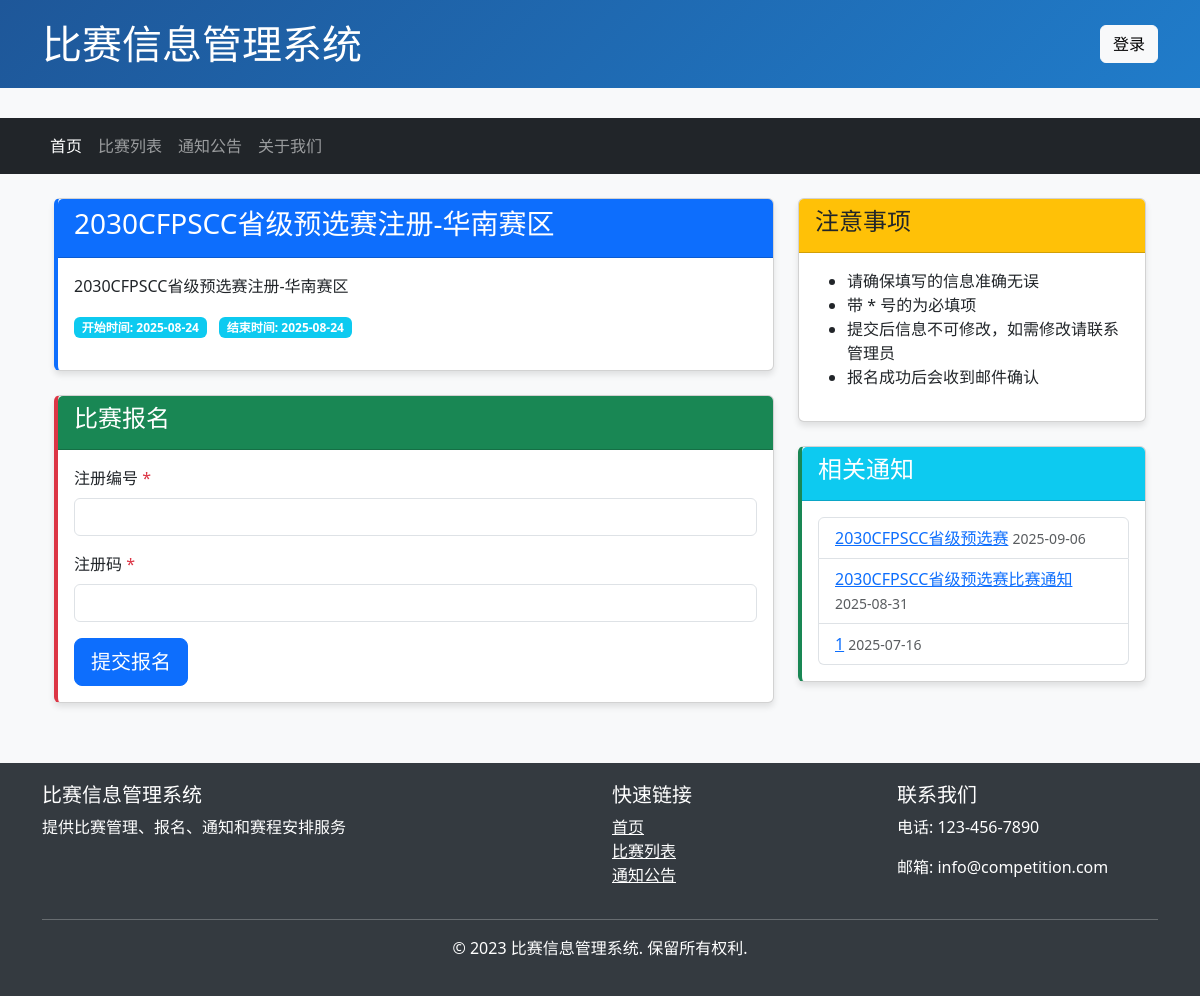
The app's page /competition/2 with its own data.
### main.py (models this page shows, shortened)
class Competition(db.Model):
    id = db.Column(db.Integer, primary_key=True)
    title = db.Column(db.String(200), nullable=False)
    description = db.Column(db.Text, nullable=False)
    start_date = db.Column(db.DateTime, nullable=False)
    end_date = db.Column(db.DateTime, nullable=False)
    form_fields = db.Column(db.Text, nullable=False)  # JSON格式的表单字段
    registrations = db.relationship('Registration', backref='competition', lazy=True)

class Notice(db.Model):
    id = db.Column(db.Integer, primary_key=True)
    title = db.Column(db.String(200), nullable=False)
    content = db.Column(db.Text, nullable=False)
    publish_date = db.Column(db.DateTime, default=datetime.utcnow)
    is_public = db.Column(db.Boolean, default=True)
    user_id = db.Column(db.Integer, db.ForeignKey('user.id'), nullable=True)  # 针对特定用户的通知

### main.py (the view, shortened to what this page needs)
@app.route('/competition/<int:id>', methods=['GET', 'POST'])
def competition_detail(id):
    competition = Competition.query.get_or_404(id)
    public_notices = Notice.query.filter_by(is_public=True).order_by(Notice.publish_date.desc()).limit(3).all()
    return render_template('competition_detail.html',
                          competition=competition,
                          form_fields=json.loads(competition.form_fields),
                          public_notices=public_notices)

### templates/competition_detail.html (shortened to what this page needs)
{% extends "base.html" %}
{% block content %}
<div class="container">
    <div class="row">
        <div class="col-md-8">
            <div class="card competition-card">
                <div class="card-header bg-primary text-white">
                    <h3>{{ competition.title }}</h3>
                </div>
                <div class="card-body">
                    <p class="card-text">{{ competition.description }}</p>
                    <div class="mb-3">
                        <span class="badge bg-info">开始时间: {{ competition.start_date.strftime('%Y-%m-%d') }}</span>
                        <span class="badge bg-info ms-2">结束时间: {{ competition.end_date.strftime('%Y-%m-%d') }}</span>
                    </div>
                </div>
            </div>
            <div class="card mt-4 registration-card">
                <div class="card-header bg-success text-white">
                    <h4>比赛报名</h4>
                </div>
                <div class="card-body">
                    <form method="POST">
                        {% for field in form_fields %}
                        <div class="mb-3">
                            <label class="form-label">{{ field.name }}{% if field.required %} <span class="text-danger">*</span>{% endif %}</label>
                            {% if field.type == 'text' %}
                            <input type="text" class="form-control" name="{{ field.name }}" {% if field.required %}required{% endif %}>
                            {% elif field.type == 'email' %}
                            <input type="email" class="form-control" name="{{ field.name }}" {% if field.required %}required{% endif %}>
                            {% elif field.type == 'number' %}
                            <input type="number" class="form-control" name="{{ field.name }}" {% if field.required %}required{% endif %}>
                            {% elif field.type == 'textarea' %}
                            <textarea class="form-control" name="{{ field.name }}" rows="3" {% if field.required %}required{% endif %}></textarea>
                            {% endif %}
                        </div>
                        {% endfor %}
                        <button type="submit" class="btn btn-primary btn-lg">提交报名</button>
                    </form>
                </div>
            </div>
        </div>
        <div class="col-md-4">
            <div class="card">
                <div class="card-header bg-warning">
                    <h4>注意事项</h4>
                </div>
                <div class="card-body">
                    <ul>
                        <li>请确保填写的信息准确无误</li>
                        <li>带 * 号的为必填项</li>
                        <li>提交后信息不可修改，如需修改请联系管理员</li>
                        <li>报名成功后会收到邮件确认</li>
                    </ul>
                </div>
            </div>
            <div class="card mt-4 notice-card">
                <div class="card-header bg-info text-white">
                    <h4>相关通知</h4>
                </div>
                <div class="card-body">
                    <ul class="list-group">
                        {% for notice in public_notices %}
                        <li class="list-group-item">
                            <a href="#">{{ notice.title }}</a>
                            <small class="text-muted">{{ notice.publish_date.strftime('%Y-%m-%d') }}</small>
                        </li>
                        {% endfor %}
                    </ul>
                </div>
            </div>
        </div>
    </div>
</div>
{% endblock %}

### templates/base.html (style rules this page uses)
body { background-color: #f8f9fa; }
.card { box-shadow: 0 4px 6px rgba(0,0,0,0.1); transition: transform 0.2s; margin-bottom: 20px; }
.competition-card { border-left: 4px solid #0d6efd; }
.notice-card { border-left: 4px solid #198754; }
.registration-card { border-left: 4px solid #dc3545; }

### records on screen
Competition: title "2030CFPSCC省级预选赛注册-华南赛区", description "2030CFPSCC省级预选赛注册-华南赛区", start_date "2025-08-24", end_date "2025-08-24"
Notice: title "2030CFPSCC省级预选赛", publish_date "2025-09-06"
Notice: title "2030CFPSCC省级预选赛比赛通知", publish_date "2025-08-31"
Notice: title "1", publish_date "2025-07-16"

### other values on screen
{{ field.name }} "注册编号" "注册码"
